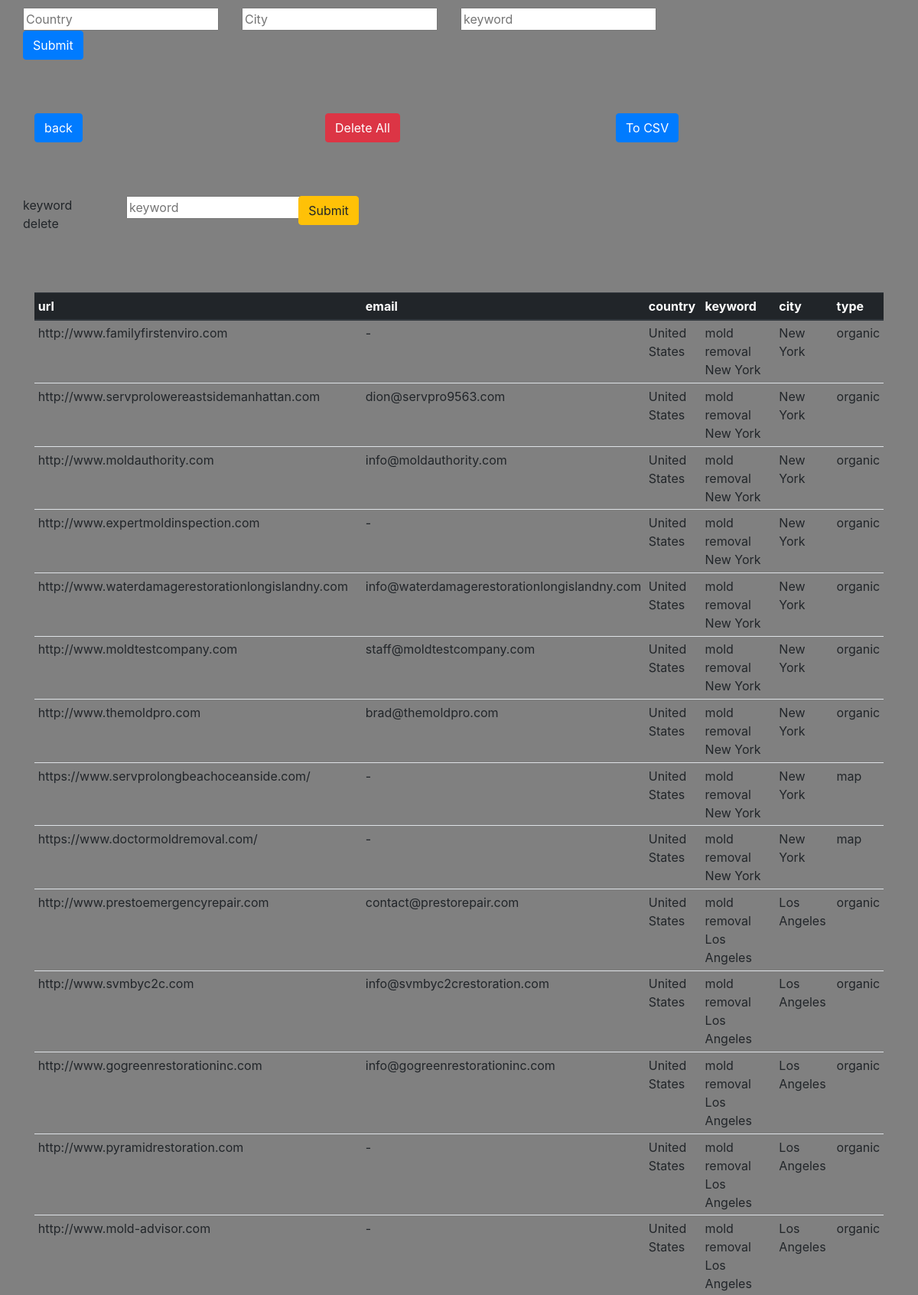
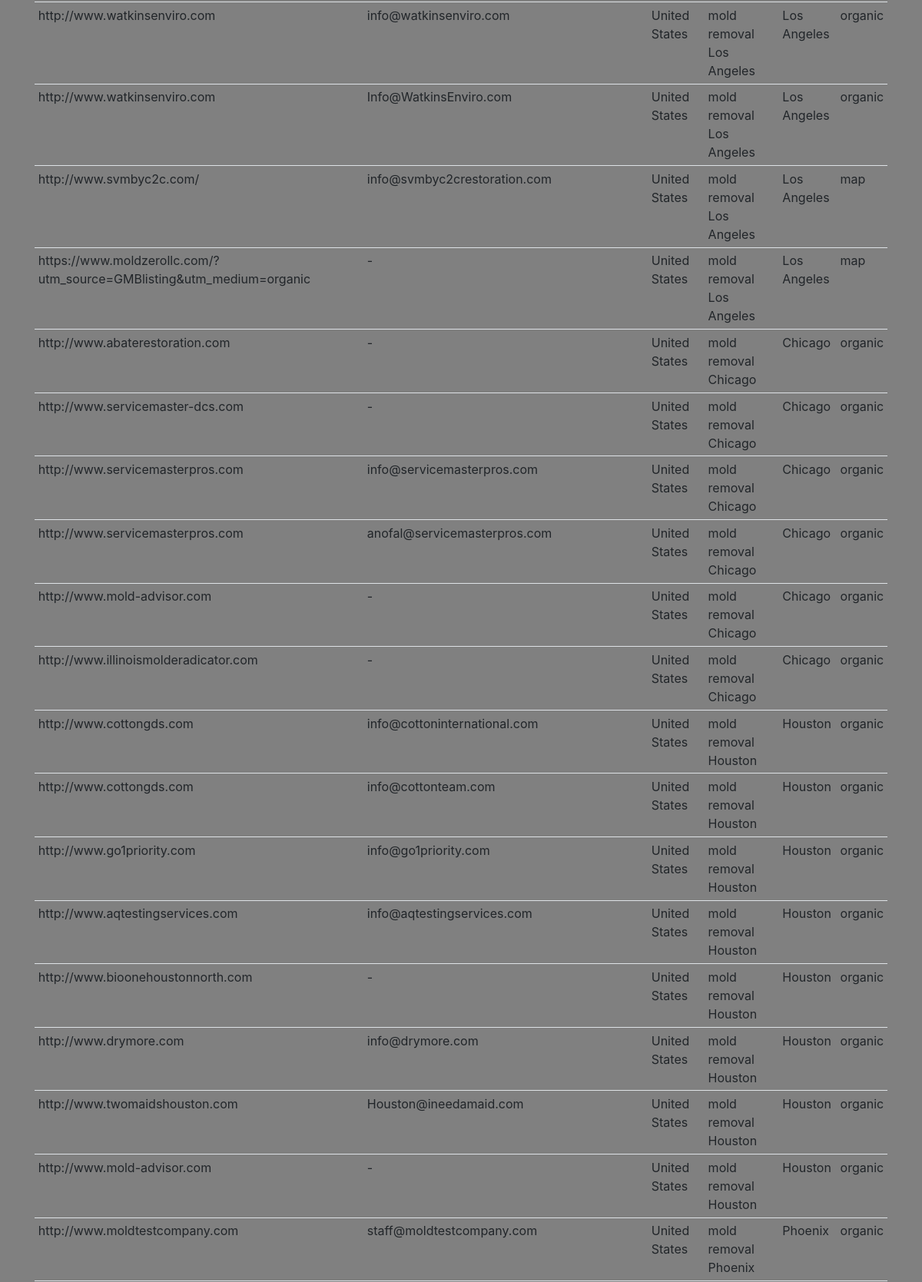
/view (upper part), run on the app's committed database (2 pictures, top to bottom).
### tables this page shows
CREATE TABLE detail(
        url text,
        email text,
        country text,
        keyword text,
        city text,
        type text
        );

### server.py (the view)
@app.route("/view")
def view_get():
    con = sqlite3.connect(os.path.abspath(os.curdir)+"\searchdetail.db")
    con.row_factory = sqlite3.Row
    cur = con.cursor()
    cur.execute("select * from detail")
    rows = cur.fetchall()
    return render_template("index.html", rows=rows)

### templates/index.html (shortened to what this page needs)
<!DOCTYPE html>
<html lang="en">
<head>
    <link rel="stylesheet" href="https://maxcdn.bootstrapcdn.com/bootstrap/4.0.0/css/bootstrap.min.css">
</head>
<body style="background-color:grey;">
    <div class="container" >
        <div class="row"  style="margin-top:10px;margin-bottom:70px">
            <form action="" method="POST">
                  <div class="row">
                        <div class="col-lg-4 ">
                            <input name="input1" placeholder="Country">
                        </div>
                        <div class="col-lg-4 ">
                            <input name="input2" placeholder="City">
                        </div>
                      <div class="col-lg-4 ">
                            <input name="input3" placeholder="keyword">
                        </div>
                </div>
                <div class="row">
                    <div class="col-lg-4 ">
                            <input type="submit" class="btn btn-primary">
                        </div>
                </div>
          </form>
        </div>
        <div class="row"  style="margin-top:10px;margin-bottom:70px">
            <div class="col-lg-4 ">
                            <a href="/home" ><button class="btn btn-primary" class=grey >back</button></a>
                        </div>
            <div class="col-lg-4 ">
                            <a href="/delete" ><button class="btn btn-danger" >Delete All</button></a>
                        </div>
            <div class="col-lg-4 ">
                            <a href="/csv" ><button class="btn btn-primary" class=grey >To CSV</button></a>
                        </div>
        </div>
          <div class="row"  style="margin-top:10px;margin-bottom:70px">
            <form action="/deletebysearch" method="POST">
                <div class="row">
                    <div class="col-lg-3 ">
                            <label for="keyword delete">keyword delete</label>
                        </div>
                    <div class="col-lg-5 ">
                            <input name="del" placeholder="keyword">
                        </div>
                    <div class="col-lg-4 ">
                            <input type="submit" class="btn btn-warning">
                        </div>
                    </div>
            </form>
          </div>
        <div class="table-responsive-lg">
        <table class="table table-sm">
          <thead class="thead-dark">
            <tr>
              <th scope="col">url</th>
              <th scope="col">email</th>
                <th scope="col">country</th>
              <th scope="col">keyword</th>
                <th scope="col">city</th>
                <th scope="col">type</th>
            </tr>
          </thead>
          <tbody>
          {% for row in rows %}
          <tr>
              <td>{{row["url"]}}</td>
              <td>{{row["email"]}}</td>
              <td>{{row["country"]}}</td>
              <td>{{row["keyword"]}}</td>
              <td>{{row["city"]}}</td>
              <td>{{row["type"]}}</td>
          </tr>
          {% endfor %}
          </tbody>
        </table>
        </div>
    </div>
</body>
</html>

### data on the page
detail: url "http://www.familyfirstenviro.com", email "-", country "United States", keyword "mold removal New York", city "New York", type "organic"
detail: url "http://www.servprolowereastsidemanhattan.com", email "dion@servpro9563.com", country "United States", keyword "mold removal New York", city "New York", type "organic"
detail: url "http://www.moldauthority.com", email "info@moldauthority.com", country "United States", keyword "mold removal New York", city "New York", type "organic"
detail: url "http://www.expertmoldinspection.com", email "-", country "United States", keyword "mold removal New York", city "New York", type "organic"
detail: url "http://www.waterdamagerestorationlongislandny.com", email "info@waterdamagerestorationlongislandny.com", country "United States", keyword "mold removal New York", city "New York", type "organic"
detail: url "http://www.moldtestcompany.com", email "staff@moldtestcompany.com", country "United States", keyword "mold removal New York", city "New York", type "organic"
detail: url "http://www.themoldpro.com", email "brad@themoldpro.com", country "United States", keyword "mold removal New York", city "New York", type "organic"
detail: url "https://www.servprolongbeachoceanside.com/", email "-", country "United States", keyword "mold removal New York", city "New York", type "map"
detail: url "https://www.doctormoldremoval.com/", email "-", country "United States", keyword "mold removal New York", city "New York", type "map"
detail: url "http://www.prestoemergencyrepair.com", email "contact@prestorepair.com", country "United States", keyword "mold removal Los Angeles", city "Los Angeles", type "organic"
detail: url "http://www.svmbyc2c.com", email "info@svmbyc2crestoration.com", country "United States", keyword "mold removal Los Angeles", city "Los Angeles", type "organic"
detail: url "http://www.gogreenrestorationinc.com", email "info@gogreenrestorationinc.com", country "United States", keyword "mold removal Los Angeles", city "Los Angeles", type "organic"
detail: url "http://www.pyramidrestoration.com", email "-", country "United States", keyword "mold removal Los Angeles", city "Los Angeles", type "organic"
detail: url "http://www.mold-advisor.com", email "-", country "United States", keyword "mold removal Los Angeles", city "Los Angeles", type "organic"
detail: url "http://www.watkinsenviro.com", email "info@watkinsenviro.com", country "United States", keyword "mold removal Los Angeles", city "Los Angeles", type "organic"
detail: url "http://www.watkinsenviro.com", email "Info@WatkinsEnviro.com", country "United States", keyword "mold removal Los Angeles", city "Los Angeles", type "organic"
detail: url "http://www.svmbyc2c.com/", email "info@svmbyc2crestoration.com", country "United States", keyword "mold removal Los Angeles", city "Los Angeles", type "map"
detail: url "https://www.moldzerollc.com/?utm_source=GMBlisting&utm_medium=organic", email "-", country "United States", keyword "mold removal Los Angeles", city "Los Angeles", type "map"
detail: url "http://www.abaterestoration.com", email "-", country "United States", keyword "mold removal Chicago", city "Chicago", type "organic"
detail: url "http://www.servicemaster-dcs.com", email "-", country "United States", keyword "mold removal Chicago", city "Chicago", type "organic"
detail: url "http://www.servicemasterpros.com", email "info@servicemasterpros.com", country "United States", keyword "mold removal Chicago", city "Chicago", type "organic"
detail: url "http://www.servicemasterpros.com", email "anofal@servicemasterpros.com", country "United States", keyword "mold removal Chicago", city "Chicago", type "organic"
detail: url "http://www.mold-advisor.com", email "-", country "United States", keyword "mold removal Chicago", city "Chicago", type "organic"
detail: url "http://www.illinoismolderadicator.com", email "-", country "United States", keyword "mold removal Chicago", city "Chicago", type "organic"
detail: url "http://www.cottongds.com", email "info@cottoninternational.com", country "United States", keyword "mold removal Houston", city "Houston", type "organic"
detail: url "http://www.cottongds.com", email "info@cottonteam.com", country "United States", keyword "mold removal Houston", city "Houston", type "organic"
detail: url "http://www.go1priority.com", email "info@go1priority.com", country "United States", keyword "mold removal Houston", city "Houston", type "organic"
detail: url "http://www.aqtestingservices.com", email "info@aqtestingservices.com", country "United States", keyword "mold removal Houston", city "Houston", type "organic"
detail: url "http://www.bioonehoustonnorth.com", email "-", country "United States", keyword "mold removal Houston", city "Houston", type "organic"
detail: url "http://www.drymore.com", email "info@drymore.com", country "United States", keyword "mold removal Houston", city "Houston", type "organic"
detail: url "http://www.twomaidshouston.com", email "Houston@ineedamaid.com", country "United States", keyword "mold removal Houston", city "Houston", type "organic"
detail: url "http://www.mold-advisor.com", email "-", country "United States", keyword "mold removal Houston", city "Houston", type "organic"
detail: url "http://www.moldtestcompany.com", email "staff@moldtestcompany.com", country "United States", keyword "mold removal Phoenix", city "Phoenix", type "organic"
